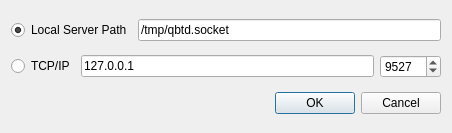
<?xml version="1.0" encoding="UTF-8"?>
<ui version="4.0">
 <class>ServerDialog</class>
 <widget class="QDialog" name="ServerDialog">
  <property name="geometry">
   <rect>
    <x>0</x>
    <y>0</y>
    <width>452</width>
    <height>133</height>
   </rect>
  </property>
  <property name="windowTitle">
   <string>Dialog</string>
  </property>
  <layout class="QVBoxLayout" name="verticalLayout">
   <item>
    <layout class="QHBoxLayout" name="horizontalLayout">
     <item>
      <widget class="QRadioButton" name="lsp">
       <property name="text">
        <string>Local Server Path</string>
       </property>
       <property name="checked">
        <bool>true</bool>
       </property>
      </widget>
     </item>
     <item>
      <widget class="QLineEdit" name="localServerPath">
       <property name="text">
        <string>/tmp/qbtd.socket</string>
       </property>
      </widget>
     </item>
    </layout>
   </item>
   <item>
    <layout class="QHBoxLayout" name="horizontalLayout_2">
     <item>
      <widget class="QRadioButton" name="tcpip">
       <property name="text">
        <string>TCP/IP</string>
       </property>
      </widget>
     </item>
     <item>
      <widget class="QLineEdit" name="address">
       <property name="text">
        <string>127.0.0.1</string>
       </property>
      </widget>
     </item>
     <item>
      <widget class="QSpinBox" name="port">
       <property name="maximum">
        <number>65535</number>
       </property>
       <property name="value">
        <number>9527</number>
       </property>
      </widget>
     </item>
    </layout>
   </item>
   <item>
    <widget class="QDialogButtonBox" name="buttonBox">
     <property name="orientation">
      <enum>Qt::Horizontal</enum>
     </property>
     <property name="standardButtons">
      <set>QDialogButtonBox::Cancel|QDialogButtonBox::Ok</set>
     </property>
    </widget>
   </item>
  </layout>
 </widget>
 <resources/>
 <connections>
  <connection>
   <sender>buttonBox</sender>
   <signal>accepted()</signal>
   <receiver>ServerDialog</receiver>
   <slot>accept()</slot>
   <hints>
    <hint type="sourcelabel">
     <x>248</x>
     <y>254</y>
    </hint>
    <hint type="destinationlabel">
     <x>157</x>
     <y>274</y>
    </hint>
   </hints>
  </connection>
  <connection>
   <sender>buttonBox</sender>
   <signal>rejected()</signal>
   <receiver>ServerDialog</receiver>
   <slot>reject()</slot>
   <hints>
    <hint type="sourcelabel">
     <x>316</x>
     <y>260</y>
    </hint>
    <hint type="destinationlabel">
     <x>286</x>
     <y>274</y>
    </hint>
   </hints>
  </connection>
 </connections>
</ui>
